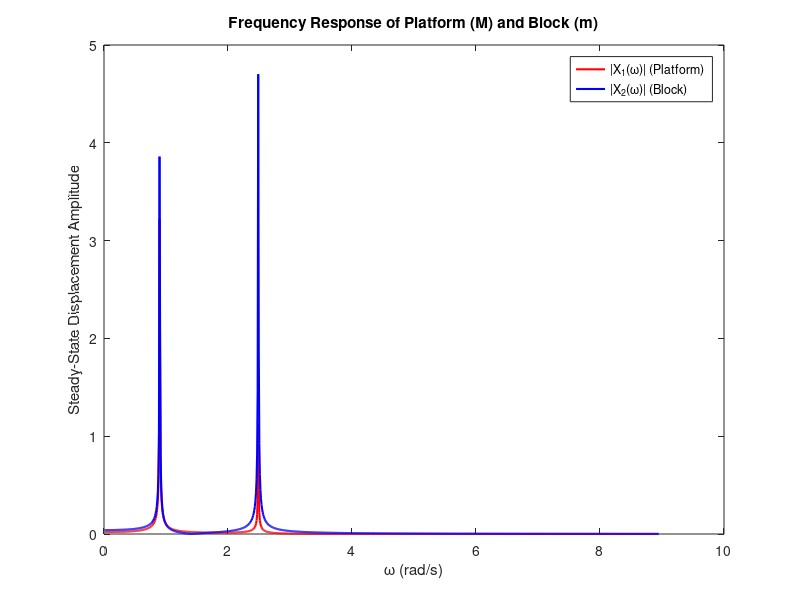

MATLAB code to generate this figure:
clear; clc;

% params
M = 10;     
m = 2;
k = 10; 
c = 0.01;  
F0 = 0.2; 

% Mass damping and stiff matrices
MM = [M, 0;
      0, m];
CC = [2*c, -c;
      -c,  c];
KK = [2*k, -k;
      -k,  k];

% Natural frequencies (undamped)
omega1 = sqrt(k/M);  % ≈ 1.0 rad/s
omega2 = sqrt(k/m);  % ≈ 2.236 rad/s

% freq range
omega = linspace(0.01, 4*omega2, 1000); % avoid omega = 0

% amp vectors
X1_mag = zeros(size(omega));
X2_mag = zeros(size(omega));

% freq response
for i = 1:length(omega)
    w = omega(i);
    A = -w^2 * MM + 1i * w * CC + KK;
    F = [0; F0];
    X = A \ F;
    X1_mag(i) = abs(X(1));
    X2_mag(i) = abs(X(2));
end

% plots
figure;
plot(omega, X1_mag, 'r', 'LineWidth', 1.5); hold on;
plot(omega, X2_mag, 'b', 'LineWidth', 1.5);
xlabel('\omega (rad/s)');
ylabel('Steady-State Displacement Amplitude');
title('Frequency Response of Platform (M) and Block (m)');
legend('|X_1(\omega)| (Platform)', '|X_2(\omega)| (Block)');
